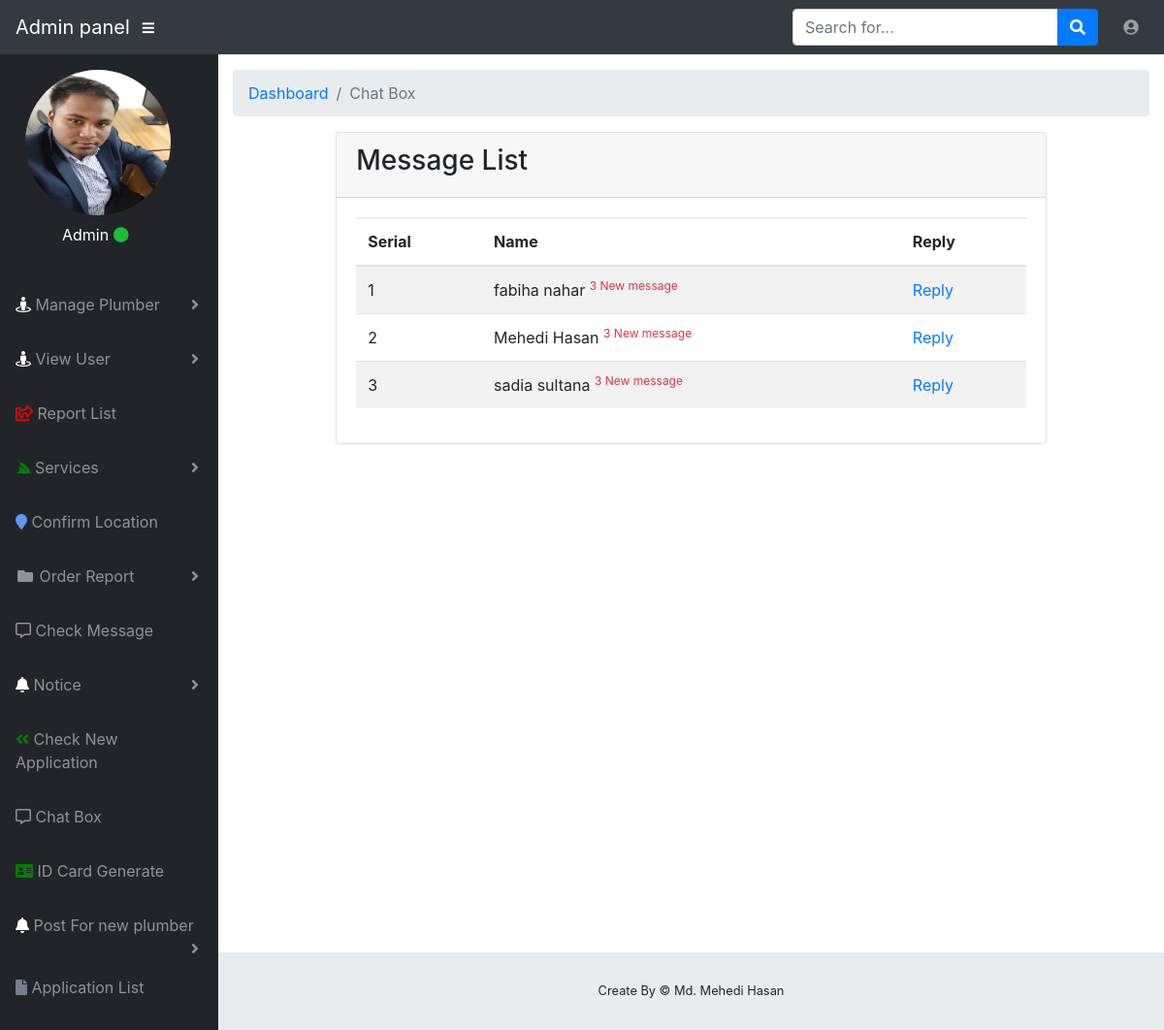
The app's page /admin/chat_box.php (signed in) with its own data.
### tables this page shows
CREATE TABLE `chating` (
  `id` int(11) NOT NULL,
  `m_id` int(10) NOT NULL,
  `message` varchar(400) NOT NULL,
  `name` varchar(100) NOT NULL,
  `m_name` varchar(255) NOT NULL,
  `image` varchar(255) NOT NULL,
  `date` datetime NOT NULL,
  `status` int(11) NOT NULL
);

### admin/chat_box.php (the view, shortened to what this page needs)
<?php
require_once '../php/db_connect.php';
?>
<?php include "front/header.php"; ?>
<body id="page-top">
<?php include "front/nav.php";?>
<div id="wrapper">
    <?php include "front/sidebar.php";?>
    <div id="content-wrapper">
        <div class="container-fluid">
            <ol class="breadcrumb">
                <li class="breadcrumb-item">
                    <a href="#">Dashboard</a>
                </li>
                <li class="breadcrumb-item active">Chat Box</li>
            </ol>
            <div class="container-fluid">
                <div class="col-md-10 mx-auto">
                    <div class="card">
                        <div class="card-header">
                            <h3>Message List</h3>
                            <?php
                                $view_message = "SELECT id, message, name, image, m_id, m_name, status = 0, COUNT(m_id) FROM chating GROUP BY m_name HAVING COUNT(m_id) > 1";
                                $res = mysqli_query($connect, $view_message);
                                 $count = mysqli_num_rows($res);
                            ?>
                        </div>
                      <div class="card-body">
                          <div class="table-responsive">
                              <table class="table table-striped">
                                  <thead>
                                    <tr>
                                        <th>Serial</th>
                                        <th>Name</th>
                                        <th>Reply</th>
                                    </tr>
                                  </thead>
                                  <tbody>
                                  <?php
                                    $i = 1;
                                    while ($row = mysqli_fetch_assoc($res)){?>
                                        <tr>
                                            <td><?php echo $i++;?></td>
                                            <td id="notification-icon" aria-haspopup="true" aria-expanded="false" name="button" onclick="myFunction()"><?php echo $row['m_name'];?> <sup class="text-danger" id="" ><?php if($count>0) { echo $count; }?> New message</sup></td>
                                            <td>
                                                <a href="reply.php?reply=<?php echo $row['m_id']?>">Reply</a>
                                            </td>
                                        </tr>
                                  <?php }?>
                                  </tbody>
                              </table>
                          </div>
                      </div>
                    </div>
                </div>
            </div>
        </div>
        <footer class="sticky-footer">
            <div class="container my-auto">
                <div class="copyright text-center my-auto">
                    <span>Create By © Md. Mehedi Hasan</span>
                </div>
            </div>
        </footer>
    </div>
</div>
</body>
</html>

### records on screen
chating: m_name "fabiha nahar"
chating: m_name "Mehedi Hasan"
chating: m_name "sadia sultana"
